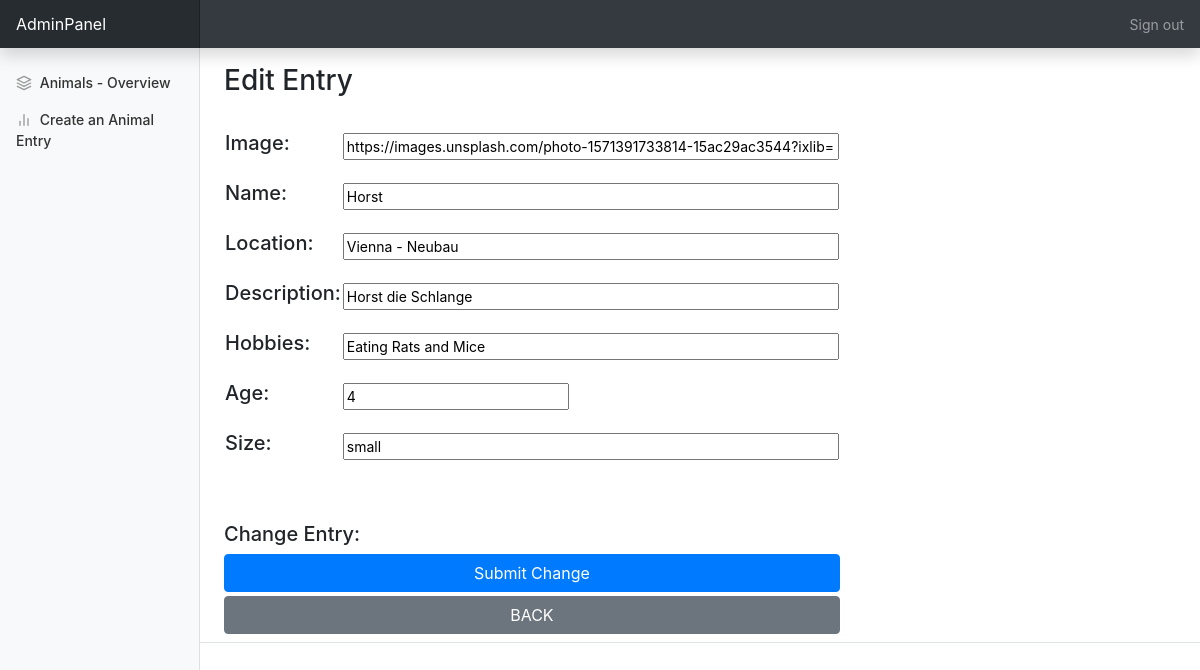
The page /petAdoption/cr11-bodenwinkler/petAdoption/update.php?id=1 (signed in) on the database as committed earlier.
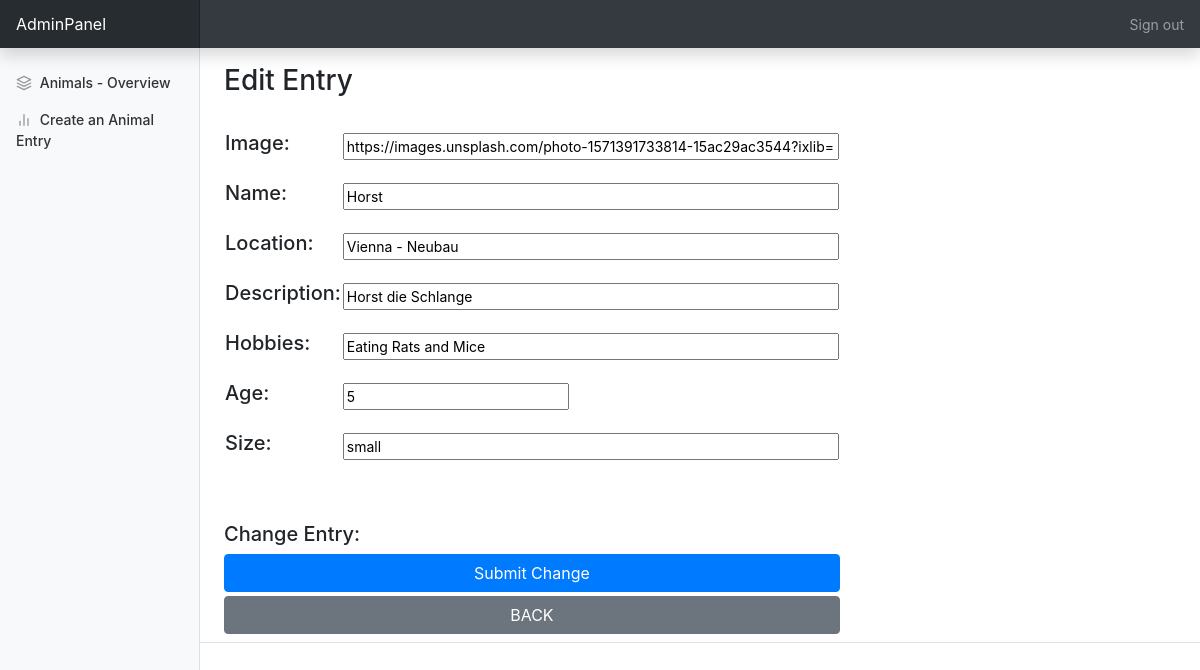
The same page on the database as committed later.
### tables this page shows
CREATE TABLE `animals` (
  `id` int(11) NOT NULL,
  `animalName` varchar(255) NOT NULL,
  `animalImage` varchar(255) NOT NULL,
  `animalDescription` varchar(255) NOT NULL,
  `animalLocation` varchar(255) NOT NULL,
  `animalHobbies` varchar(255) NOT NULL,
  `animalAge` int(11) NOT NULL,
  `active` int(1) NOT NULL DEFAULT 0,
  `animalSize` enum('small','large','senior') NOT NULL
);

### petAdoption/cr11-bodenwinkler/petAdoption/update.php (the view, shortened to what this page needs)
<?php
    require_once 'actions/db_connect.php';
    if($_GET['id']){
        $id = $_GET['id'];
    $sql = "SELECT * FROM animals WHERE id = {$id}";
    $result = $connect->query($sql);
    $data = $result->fetch_assoc();
?>
<!doctype html>
<html lang="en">
<head>
    <link rel="stylesheet" href="https://stackpath.bootstrapcdn.com/bootstrap/4.5.2/css/bootstrap.min.css"
>
    <link href="/docs/4.5/dist/css/bootstrap.min.css" rel="stylesheet"
>
    <link href="css/dashboard.css" rel="stylesheet">
</head>
<body>
    <nav class="navbar navbar-dark sticky-top bg-dark flex-md-nowrap p-0 shadow">
        <a class="navbar-brand col-md-3 col-lg-2 mr-0 px-3" href="#">AdminPanel</a>
        <ul class="navbar-nav px-3">
            <li class="nav-item text-nowrap">
                <a class="nav-link" href="../admin.php">Sign out</a>
            </li>
        </ul>
    </nav>
    <div class="container-fluid">
        <div class="row">
            <nav id="sidebarMenu" class="col-md-3 col-lg-2 d-md-block bg-light sidebar collapse">
                <div class="sidebar-sticky pt-3">
                    <ul class="nav flex-column">
                        <li class="nav-item">
                            <a class="nav-link" href="adminPanel.php">
                                <span data-feather="layers"></span>
                                Animals - Overview
                            </a>
                        </li>
                        <li class="nav-item">
                            <a class="nav-link" href="create.php">
                                <span data-feather="bar-chart-2"></span>
                                Create an Animal Entry
                            </a>
                        </li>
                    </ul>
                </div>
            </nav>
            <h3 class="col-md-9 ml-sm-auto col-lg-10 px-md-4 mt-3">Edit Entry</h3>
            <div class="table-responsive d-flex justify-content-between flex-wrap flex-md-nowrap align-items-center pt-3 pb-2 mb-3 border-bottom col-md-9 ml-sm-auto col-lg-10 px-md-4">
                <form action="actions/a_update.php" method="post">
                    <table>
                        <tr>
                            <td>
                                <h5>Image:</h5>
                            </td>
                            <td><input value="<?php echo $data['animalImage'] ?>" size="50" type="text" name="animalImage" placeholder="URL-Image"></td>
                        </tr>
                        <tr>
                            <td>
                                <h5>Name:</h5>
                            </td>
                            <td><input value="<?php echo $data['animalName'] ?>" size="50" type="text" name="animalName" placeholder="Name of Animal"></td>
                        </tr>
                        <tr>
                            <td>
                                <h5>Location:</h5>
                            </td>
                            <td><input value="<?php echo $data['animalLocation'] ?>" size="50" type="text" name="animalLocation" placeholder="Location"></td>
                        </tr>
                        <tr>
                            <td>
                                <h5>Description:</h5>
                            </td>
                            <td><input value="<?php echo $data['animalDescription'] ?>" size="50" type="text" name="animalDescription" placeholder="Description"></td>
                        </tr>
                        <tr>
                            <td>
                                <h5>Hobbies:</h5>
                            </td>
                            <td><input value="<?php echo $data['animalHobbies'] ?>" size="50" type="text" name="animalHobbies" placeholder="Hobbies">
                        </tr>
                        <tr>
                            <td>
                                <h5>Age:</h5>
                            </td>
                            <td><input value="<?php echo $data['animalAge'] ?>" type="number" name="animalAge" placeholder="Age"></td>
                        </tr>
                        <tr>
                            <td>
                                <h5>Size:</h5>
                            </td>
                            <td><input value="<?php echo $data['animalSize'] ?>" size="50" type="text" name="animalSize" placeholder="small, large or senior">
                            </td>
                        </tr>
                    </table>
                    <h5 style="margin-top:50px">Change Entry:</h5>
                    <button type="submit" class="btn btn-block btn-primary mt-1">Submit Change</button>
                    <a href="adminPanel.php"> <button type="button"
                            class="btn btn-block btn-secondary mt-1">BACK</button> </a>
                </form>
            </div>
        </div>
    </div>
</body>
</html>
<?php
    }
?>

### petAdoption/cr11-bodenwinkler/petAdoption/css/dashboard.css (style rules this page uses)
body { font-size: .875rem; }
.feather { width: 16px; height: 16px; vertical-align: text-bottom; }
.sidebar { position: fixed; top: 0; bottom: 0; left: 0; z-index: 100; padding: 48px 0 0; box-shadow: inset -1px 0 0 rgba(0, 0, 0, .1); }
.sidebar-sticky { position: relative; top: 0; height: calc(100vh - 48px); padding-top: .5rem; overflow-x: hidden; overflow-y: auto; }
.sidebar .nav-link { font-weight: 500; color: #333; }
.sidebar .nav-link .feather { margin-right: 4px; color: #999; }
.navbar-brand { padding-top: .75rem; padding-bottom: .75rem; font-size: 1rem; background-color: rgba(0, 0, 0, .25); box-shadow: inset -1px 0 0 rgba(0, 0, 0, .25); }

### petAdoption/cr11-bodenwinkler/petAdoption/update.php (style rules this page uses)
td { height: 50px; }

Rows that differ between the two databases and show on the page:
changed animals "Horst": animalAge "4" → "5"
